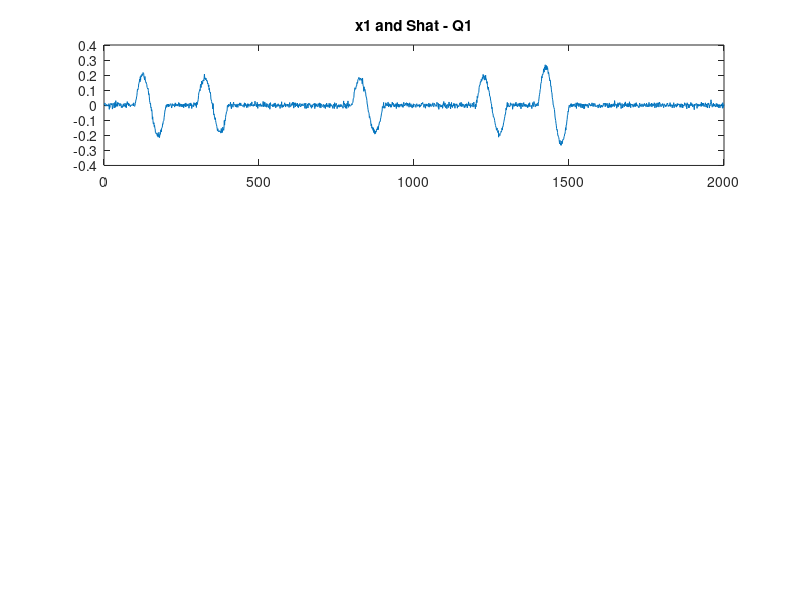

Here is the MATLAB script that generated this plot: (Note: this script raises an error after producing the figure.)
clc; clear ; close all;
load('hw7.mat');
%% Question 1 %%%%%%%%%%%%%%%%%%%%%%%%%%%%%%%%%%
subplot(3,1,1)
plot(x1)
title('x1 and Shat - Q1');
hold on 
[Shat1, impulse_train1, xhat1] = singleSBD(x1);
plot(Shat1)
legend('x1','Shat')
hold off
subplot(3,1,2)
plot(impulse_train1)
title('impulse train - Q1')
subplot(3,1,3)
plot(xhat1);
title('x1hat - Q1')
% stem(Alpha,t);

%% Question 2 %%%%%%%%%%%%%%%%%%%%%%%%%%%%%%%%%%
figure
subplot(3,1,1)
plot(x2)
title('x2 and Shat - Q2');
hold on 
[Shat2, impulse_train2 ,xhat2] = singleSBD(x2);
plot(Shat2)
legend('x2','Shat')
hold off
subplot(3,1,2)
plot(impulse_train2)
title('impulse train - Q2')
subplot(3,1,3)
plot(xhat2)
title('x2hat - Q2')
% stem(Alpha,t);
        
%% Question 3 %%%%%%%%%%%%%%%%%%%%%%%%%%%%%%%%%%     
k = 5;
L = 100;
T = size(x1,2);
itr = 40;
figure
subplot(3,2,1)
plot(X(1,:))
title('x1 and Shat1 - Q3')
A = normc(randi([-1,1],2,2));
for i = 1 : itr
    Bhat = pinv(A) * X;
    [Shat1, impulse_train1,xhat1] = singleSBD(X(1,:));
    [Shat2, impulse_train2,xhat2] = singleSBD(X(2,:));
    Bhat(1,:)= xhat1;
    Bhat(2,:)= xhat2;
    A = normc(X*pinv(Bhat));
end
hold on
plot(Shat1)
legend('x1','Shat1');
hold off
subplot(3,2,2)
plot(X(2,:))
hold on
title('x2 and Shat2 - Q3')
plot(Shat2)
legend('x2','Shat2');
hold off
subplot(3,2,3)
plot(impulse_train1)
title('impulse train1 - Q3')
subplot(3,2,4)
plot(impulse_train2)
title('impulse train2 - Q3')
subplot(3,2,5)
plot(xhat1)
title('x1hat - Q3')
subplot(3,2,6)
plot(xhat2)
title('x2hat - Q3')

%% Question 4 %%%%%%%%%%%%%%%%%%%%%%%%%%%%%%%%%%
X1 = fftshift(fft(x1));
f = -T/2 : T/2-1;
figure
plot(f/T,abs(X1)/T);
title('X1 - Q4');
% [Shat4, impulse_train4, Xhat4] = singleSBD(X1);
% hold on
% plot(Shat4)

        
    